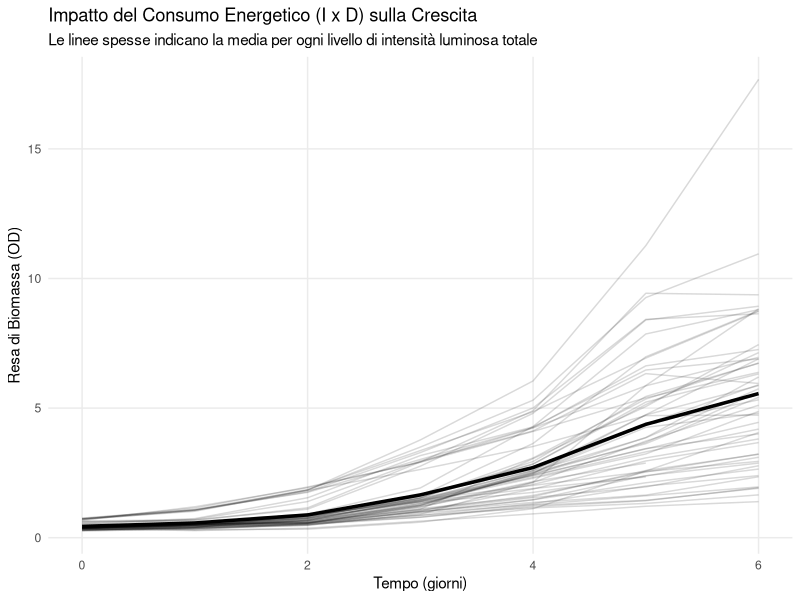
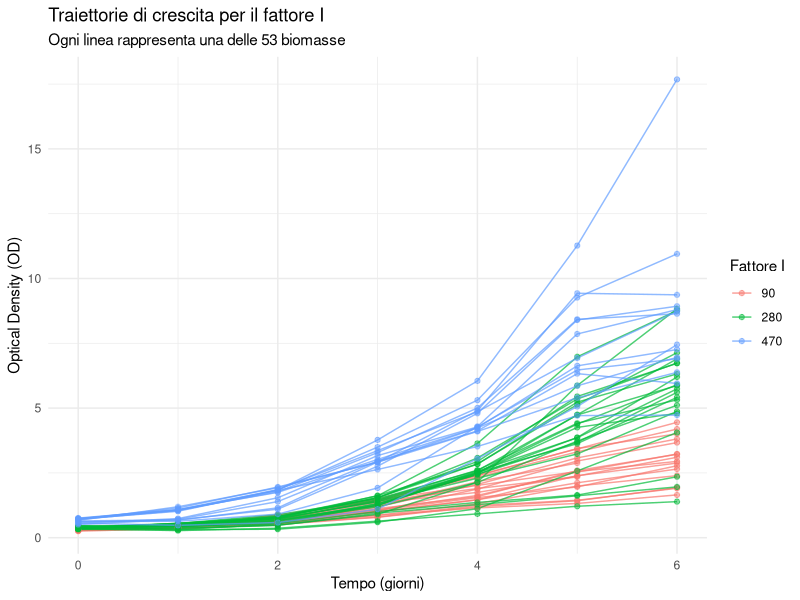
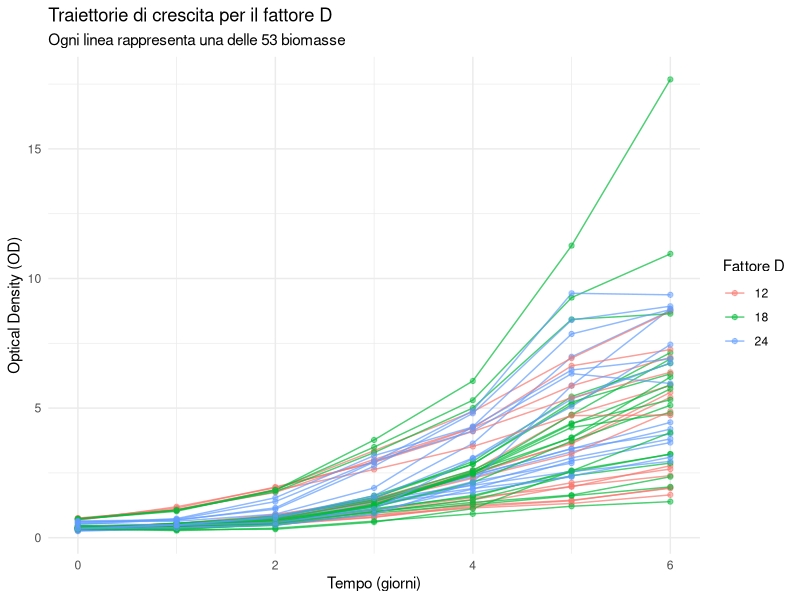
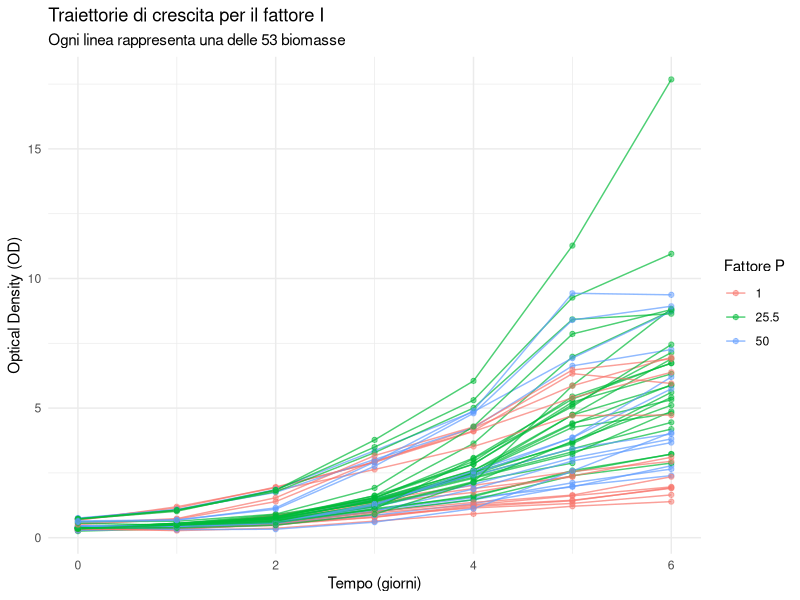
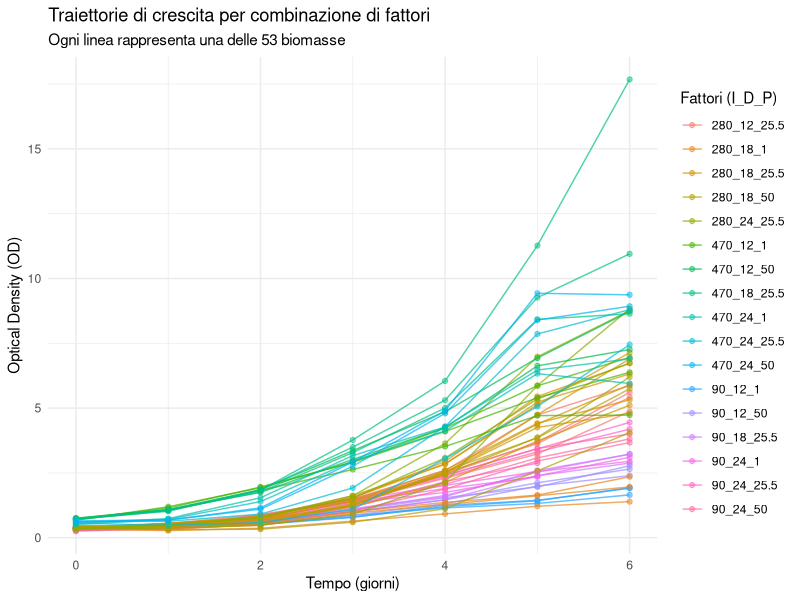
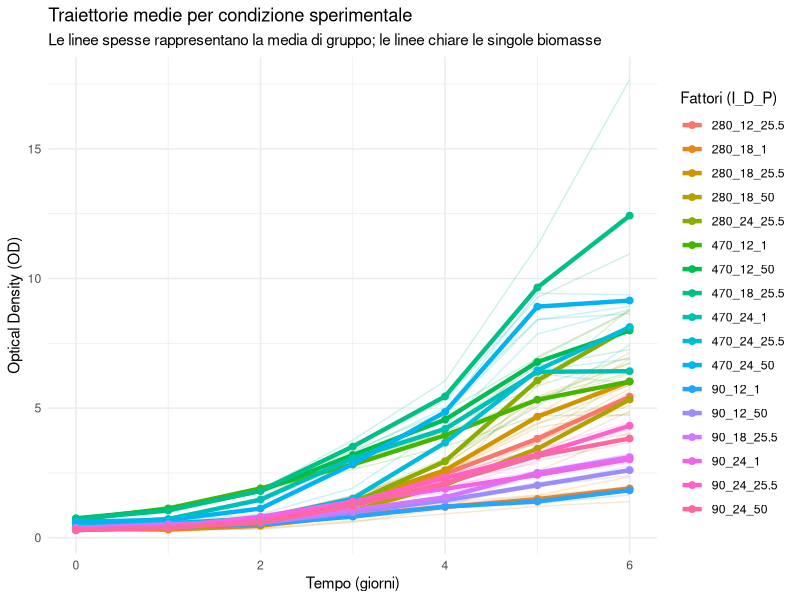
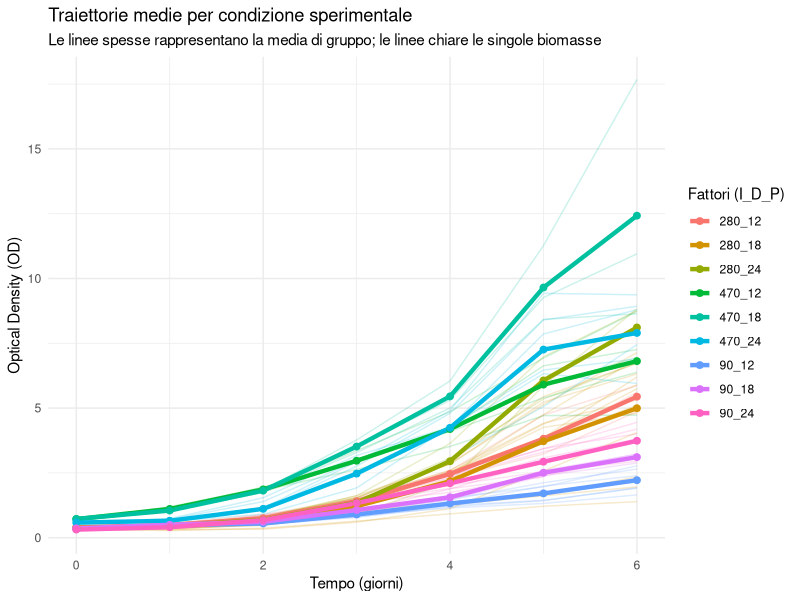
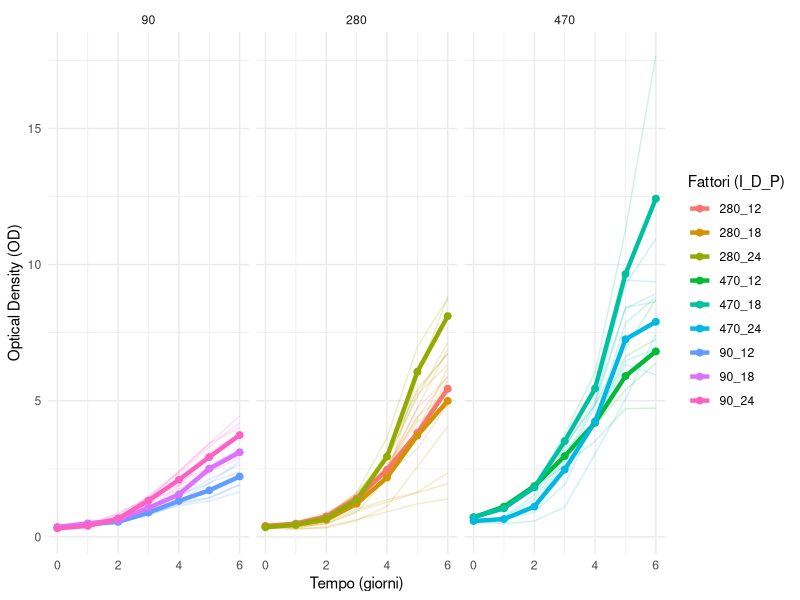

Reproduce these figures in R, in order.
rm(list=ls());gc();

library(readxl)
library(dplyr)
library(ggplot2)

# Caricamento e pulizia
dati <- readxl::read_xlsx("nostoc.xlsx", skip = 2)
# Rinominiamo le colonne (basandoci sulla struttura del file)
colnames(dati) <- c("row_id", "I", "D", "P", "tempo", "OD")

# Trasformiamo OD in numerico (gestisce eventuali "-" o caratteri non validi)
dati$OD <- as.numeric(dati$OD)

# Creiamo l'id_biomassa univoco per le 53 biomasse
dati$id_biomassa <- rep(1:53, each = 7)

# Creiamo l'indicatore di gruppo (combinazione fattori)
dati$condizione_sperimentale <- paste(dati$I,
                                      dati$D,
                                      dati$P,
                                      sep = "_")

table(dati$condizione_sperimentale)/7

# Analisi esplorativa ----

## Media globale ----

ggplot(dati, aes(x = tempo, y = OD)) +
  geom_line(aes(group = id_biomassa), alpha = 0.15, na.rm = TRUE) +
  stat_summary(fun = mean, geom = "line", linewidth = 1.2, na.rm = TRUE) +
  scale_color_viridis_d(option = "plasma", end = 0.9) +
  labs(
    title = "Impatto del Consumo Energetico (I x D) sulla Crescita",
    subtitle = "Le linee spesse indicano la media per ogni livello di intensità luminosa totale",
    x = "Tempo (giorni)",
    y = "Resa di Biomassa (OD)",
    color = "Consumo (I*D)"
  ) +
  theme_minimal() +
  theme(
    legend.position = "right",
    panel.grid.minor = element_blank()
  )

## Marginale ----

library(ggplot2)

ggplot(dati, aes(x = tempo, y = OD, color = as.factor(I), group = id_biomassa)) +
  geom_line(alpha = 0.7, na.rm = TRUE) +
  geom_point(alpha = 0.5, na.rm = TRUE) + # Opzionale: aggiunge i punti per chiarezza
  labs(
    title = "Traiettorie di crescita per il fattore I",
    subtitle = "Ogni linea rappresenta una delle 53 biomasse",
    x = "Tempo (giorni)",
    y = "Optical Density (OD)",
    color = "Fattore I"
  ) + theme_minimal()
table(dati$I)/7

ggplot(dati, aes(x = tempo, y = OD, color = as.factor(D), group = id_biomassa)) +
  geom_line(alpha = 0.7, na.rm = TRUE) +
  geom_point(alpha = 0.5, na.rm = TRUE) + # Opzionale: aggiunge i punti per chiarezza
  labs(
    title = "Traiettorie di crescita per il fattore D",
    subtitle = "Ogni linea rappresenta una delle 53 biomasse",
    x = "Tempo (giorni)",
    y = "Optical Density (OD)",
    color = "Fattore D"
  ) + theme_minimal()
table(dati$D)/7

ggplot(dati, aes(x = tempo, y = OD, color = as.factor(P), group = id_biomassa)) +
  geom_line(alpha = 0.7, na.rm = TRUE) +
  geom_point(alpha = 0.5, na.rm = TRUE) + # Opzionale: aggiunge i punti per chiarezza
  labs(
    title = "Traiettorie di crescita per il fattore I",
    subtitle = "Ogni linea rappresenta una delle 53 biomasse",
    x = "Tempo (giorni)",
    y = "Optical Density (OD)",
    color = "Fattore P"
  ) + theme_minimal()
table(dati$P)/7

## Congiunta ----

ggplot(dati, aes(x = tempo, y = OD, color = condizione_sperimentale, group = id_biomassa)) +
  geom_line(alpha = 0.7, na.rm = TRUE) +
  geom_point(alpha = 0.5, na.rm = TRUE) + # Opzionale: aggiunge i punti per chiarezza
  labs(
    title = "Traiettorie di crescita per combinazione di fattori",
    subtitle = "Ogni linea rappresenta una delle 53 biomasse",
    x = "Tempo (giorni)",
    y = "Optical Density (OD)",
    color = "Fattori (I_D_P)"
  ) +
  theme_minimal()

ggplot(dati, aes(x = tempo, y = OD, color = condizione_sperimentale)) +
  geom_line(aes(group = id_biomassa), alpha = 0.2, na.rm = TRUE) +
  stat_summary(fun = mean, geom = "line", linewidth = 1.5, na.rm = TRUE) +
  stat_summary(fun = mean, geom = "point", size = 2, na.rm = TRUE) +
  labs(
    title = "Traiettorie medie per condizione sperimentale",
    subtitle = "Le linee spesse rappresentano la media di gruppo; le linee chiare le singole biomasse",
    x = "Tempo (giorni)",
    y = "Optical Density (OD)",
    color = "Fattori (I_D_P)"
  ) +
  theme_minimal()

## Condizionate ----

dati$condizione_sperimentale2 <- paste(dati$I, dati$D, sep = "_")

ggplot(dati, aes(x = tempo, y = OD, color = condizione_sperimentale2)) +
  geom_line(aes(group = id_biomassa), alpha = 0.2, na.rm = TRUE) +
  stat_summary(fun = mean, geom = "line", linewidth = 1.5, na.rm = TRUE) +
  stat_summary(fun = mean, geom = "point", size = 2, na.rm = TRUE) +
  labs(
    title = "Traiettorie medie per condizione sperimentale",
    subtitle = "Le linee spesse rappresentano la media di gruppo; le linee chiare le singole biomasse",
    x = "Tempo (giorni)",
    y = "Optical Density (OD)",
    color = "Fattori (I_D_P)"
  ) + theme_minimal()

ggplot(dati, aes(x = tempo, y = OD, color = condizione_sperimentale2)) +
  geom_line(aes(group = id_biomassa), alpha = 0.2, na.rm = TRUE) +
  stat_summary(fun = mean, geom = "line", linewidth = 1.5, na.rm = TRUE) +
  stat_summary(fun = mean, geom = "point", size = 2, na.rm = TRUE) +
  facet_wrap(~I)+
  labs(
    x = "Tempo (giorni)",
    y = "Optical Density (OD)",
    color = "Fattori (I_D_P)"
  ) +
  theme_minimal()

ggplot(dati, aes(x = tempo, y = OD, color = condizione_sperimentale2)) +
  geom_line(aes(group = id_biomassa), alpha = 0.2, na.rm = TRUE) +
  stat_summary(fun = mean, geom = "line", linewidth = 1.5, na.rm = TRUE) +
  stat_summary(fun = mean, geom = "point", size = 2, na.rm = TRUE) +
  facet_wrap(~P)+
  labs(
    x = "Tempo (giorni)",
    y = "Optical Density (OD)",
    color = "Fattori (I_D_P)"
  ) +
  theme_minimal()

## Esplorazione outliers ----

ggplot(subset(dati, condizione_sperimentale=="470_18_25.5"), aes(x = tempo, y = OD, color = condizione_sperimentale, group = id_biomassa)) +
  geom_line(alpha = 0.7, na.rm = TRUE) +
  geom_point(alpha = 0.5, na.rm = TRUE) + # Opzionale: aggiunge i punti per chiarezza
  labs(
    title = "Traiettorie di crescita per combinazione di fattori",
    subtitle = "Ogni linea rappresenta una delle 53 biomasse",
    x = "Tempo (giorni)",
    y = "Optical Density (OD)",
    color = "Fattori (I_D_P)"
  ) +
  theme_minimal()

## Esplorazione NA ----

ggplot(subset(dati, id_biomassa %in% dati$id_biomassa[is.na(dati$OD)]), aes(x = tempo, y = OD, color = condizione_sperimentale, group = id_biomassa)) +
  geom_line(alpha = 0.7, na.rm = TRUE) +
  geom_point(alpha = 0.5, na.rm = TRUE) + # Opzionale: aggiunge i punti per chiarezza
  labs(
    title = "Traiettorie di crescita per combinazione di fattori",
    subtitle = "Ogni linea rappresenta una delle 53 biomasse",
    x = "Tempo (giorni)",
    y = "Optical Density (OD)",
    color = "Fattori (I_D_P)"
  ) +
  ylim(0,max(dati$OD, na.rm=T))+
  theme_minimal()
  
ggplot(dati, aes(x = tempo, y = OD, color = id_biomassa %in% dati$id_biomassa[is.na(dati$OD)], group = id_biomassa)) +
    geom_line(alpha = 0.7, na.rm = TRUE) +
    geom_point(alpha = 0.5, na.rm = TRUE) + # Opzionale: aggiunge i punti per chiarezza
    labs(
      title = "Traiettorie di crescita per combinazione di fattori",
      subtitle = "Ogni linea rappresenta una delle 53 biomasse",
      x = "Tempo (giorni)",
      y = "Optical Density (OD)",
      color = "Fattori (I_D_P)"
    ) +
    ylim(0,max(dati$OD, na.rm=T))+
  theme_minimal()
  
ggplot(subset(dati, I==90 & D==24 & (P == 1 | P==25.5) ), aes(x = tempo, y = OD, color = condizione_sperimentale, group = id_biomassa)) +
    geom_line(alpha = 0.7, na.rm = TRUE) +
    geom_point(alpha = 0.5, na.rm = TRUE) + # Opzionale: aggiunge i punti per chiarezza
    labs(
      title = "Traiettorie di crescita per combinazione di fattori",
      subtitle = "Ogni linea rappresenta una delle 53 biomasse",
      x = "Tempo (giorni)",
      y = "Optical Density (OD)",
      color = "Fattori (I_D_P)"
    ) +
  theme_minimal()






library(viridis)
dati$consumo <- as.factor(dati$I * dati$D)

ggplot(dati, aes(x = tempo, y = OD, color = consumo)) +
  geom_line(aes(group = id_biomassa), alpha = 0.15, na.rm = TRUE) +
  stat_summary(fun = mean, geom = "line", linewidth = 1.2, na.rm = TRUE) +
  scale_color_viridis_d(option = "plasma", end = 0.9) +
  labs(
    title = "Impatto del Consumo Energetico (I x D) sulla Crescita",
    subtitle = "Le linee spesse indicano la media per ogni livello di intensità luminosa totale",
    x = "Tempo (giorni)",
    y = "Resa di Biomassa (OD)",
    color = "Consumo (I*D)"
  ) +
  theme_minimal() +
  theme(
    legend.position = "right",
    panel.grid.minor = element_blank()
  )

# Dati incrementali: differenze ----

library(dplyr)

dati_incrementi <- dati %>%
  group_by(id_biomassa) %>%
  arrange(tempo) %>%
  mutate(
    incremento_OD = OD - lag(OD),
    intervallo = paste0(lag(tempo), "-", tempo)
  ) |>
  filter(!is.na(incremento_OD)) |> # Rimuoviamo il tempo 0 (che non ha incremento)
  ungroup()

# Visualizzazione della struttura del nuovo dataset (6 righe per biomassa)
# str(dati_incrementi)

# 2. Grafico degli incrementi con palette Plasma
ggplot(dati_incrementi, aes(x = tempo, y = incremento_OD, color = consumo)) +
  # Linee sottili per le singole biomasse
  geom_line(aes(group = id_biomassa), alpha = 0.15, na.rm = TRUE) +
  
  # Linea spessa della media per livello di consumo
  stat_summary(fun = mean, geom = "line", size = 1.2, na.rm = TRUE) +
  
  # Palette Plasma (da viridis)
  scale_color_viridis_d(option = "plasma") +
  
  labs(
    title = "Velocità di crescita: Incrementi giornalieri di OD",
    subtitle = "L'incremento indica quanto la biomassa aumenta tra un giorno e il successivo",
    x = "Giorno (t)",
    y = "Delta OD (OD[t] - OD[t-1])",
    color = "Consumo (I*D)"
  ) +
  theme_minimal()


# Dati incrementali: rapporti ----

dati_incrementi_rapporti <- dati %>%
  group_by(id_biomassa) %>%
  arrange(tempo) %>%
  mutate(
    incremento_OD = OD / lag(OD),
    intervallo = paste0(lag(tempo), "/", tempo)
  ) |>
  filter(!is.na(incremento_OD)) |> # Rimuoviamo il tempo 0 (che non ha incremento)
  ungroup()

# Visualizzazione della struttura del nuovo dataset (6 righe per biomassa)
# str(dati_incrementi)

# 2. Grafico degli incrementi con palette Plasma
ggplot(dati_incrementi_rapporti, aes(x = tempo, y = incremento_OD, color = consumo)) +
  # Linee sottili per le singole biomasse
  geom_line(aes(group = id_biomassa), alpha = 0.15, na.rm = TRUE) +
  
  # Linea spessa della media per livello di consumo
  stat_summary(fun = mean, geom = "line", size = 1.2, na.rm = TRUE) +
  
  # Palette Plasma (da viridis)
  scale_color_viridis_d(option = "plasma") +
  
  labs(
    title = "Velocità di crescita: Incrementi giornalieri di OD",
    subtitle = "L'incremento indica quanto la biomassa aumenta tra un giorno e il successivo",
    x = "Giorno (t)",
    y = "Delta OD (OD[t] - OD[t-1])",
    color = "Consumo (I*D)"
  ) +
  theme_minimal()

save(dati, dati_incrementi, dati_incrementi_rapporti,
     file = "dati_modificati.Rdata")
